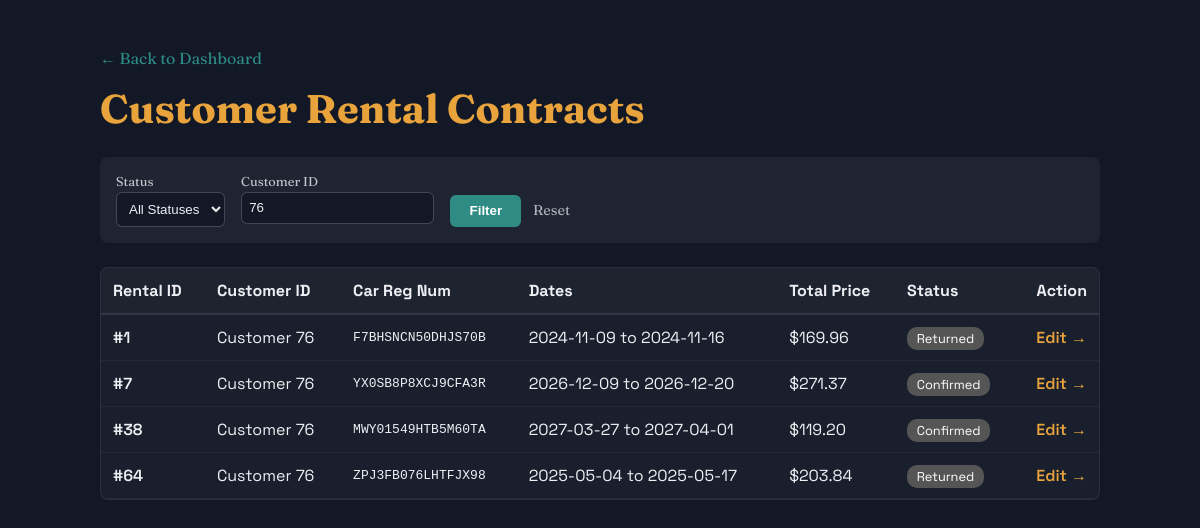
Page /enterprise/rentals?customer_id=76 on the committed database.
### tables this page shows
CREATE TABLE rentals (
        id INTEGER PRIMARY KEY AUTOINCREMENT,
        customer_id INTEGER NOT NULL,
        car_reg_num TEXT NOT NULL,
        start_date TEXT NOT NULL,
        end_date TEXT NOT NULL,
        total_price REAL NOT NULL,
        status TEXT NOT NULL,
        FOREIGN KEY (car_reg_num) REFERENCES vehicles (reg_num),
        FOREIGN KEY (customer_id) REFERENCES customers (id)
    );

### car_rental/routes/enterprise.py (the view)
@enterprise_bp.route("/rentals", methods=["GET"])
def rental_list():
    status = request.args.get("status", "")
    customer_id = request.args.get("customer_id", "")
    query_params = {}
    if status:
        query_params["status"] = status
    if customer_id:
        try:
            query_params["customer_id"] = int(customer_id)
        except ValueError:
            query_params["customer_id"] = customer_id
    rentals = db.load_reservations(parameters=query_params if query_params else None)
    return render_template(
        "enterprise/rental_list.html",
        rentals=rentals,
        selected_status=status,
        selected_customer_id=customer_id
    )

### car_rental/database.py (called while the page is built)
    def _load(self, table: str, parameters: Optional[dict[str, Any]] = None) -> list[dict]:
        query = f"SELECT * FROM {table}"
        values = ()
        if parameters:
            conditions = " AND ".join(f"{key} = ?" for key in parameters)
            query += f" WHERE {conditions}"
            values = tuple(parameters.values())
        cur = self.conn.execute(query, values)
        return [dict(row) for row in cur.fetchall()]

    def load_reservations(self, parameters: Optional[dict[str, Any]] = None) -> list[dict]:
        return self._load("rentals", parameters)

### car_rental/templates/enterprise/rental_list.html (shortened to what this page needs)
{% extends "base.html" %}
{% block content %}
<main class="placeholder placeholder--enterprise" style="justify-content: flex-start; padding: 3rem 1.5rem;">
  <div style="max-width: 1000px; width: 100%; margin: 0 auto; text-align: left;">
    <a href="{{ url_for('enterprise.dashboard') }}" style="color: var(--enterprise-accent-soft); display: inline-block; margin-bottom: 1rem;">← Back to Dashboard</a>
    <h1 style="color: var(--enterprise-accent); margin-bottom: 1.5rem;">Customer Rental Contracts</h1>
    <form method="GET" action="{{ url_for('enterprise.rental_list') }}" style="display: flex; gap: 1rem; flex-wrap: wrap; background: rgba(255,255,255,0.05); padding: 1rem; border-radius: 8px; margin-bottom: 1.5rem;">
      <div>
        <label style="display: block; font-size: 0.8rem; opacity: 0.8; margin-bottom: 0.2rem;">Status</label>
        <select name="status" style="padding: 0.5rem; border-radius: 6px; background: var(--enterprise-bg); color: var(--enterprise-ink); border: 1px solid rgba(255,255,255,0.2);">
          <option value="">All Statuses</option>
        </select>
      </div>
      <div>
        <label style="display: block; font-size: 0.8rem; opacity: 0.8; margin-bottom: 0.2rem;">Customer ID</label>
        <input type="text" name="customer_id" value="{{ selected_customer_id }}" placeholder="e.g. 1" style="padding: 0.45rem; border-radius: 6px; background: var(--enterprise-bg); color: var(--enterprise-ink); border: 1px solid rgba(255,255,255,0.2);">
      </div>
      <div style="align-self: flex-end;">
        <button type="submit" style="background: var(--enterprise-accent-soft); color: white; border: none; padding: 0.55rem 1.2rem; border-radius: 6px; font-weight: 600; cursor: pointer;">Filter</button>
        <a href="{{ url_for('enterprise.rental_list') }}" style="margin-left: 0.5rem; color: var(--enterprise-ink); opacity: 0.7; font-size: 0.9rem;">Reset</a>
      </div>
    </form>
    <div style="overflow-x: auto; background: rgba(255,255,255,0.03); border-radius: 8px; border: 1px solid rgba(255,255,255,0.08);">
      <table style="width: 100%; border-collapse: collapse; font-family: var(--font-ui);">
        <thead>
          <tr style="border-bottom: 2px solid rgba(255,255,255,0.1); text-align: left; background: rgba(255,255,255,0.02);">
            <th style="padding: 0.75rem;">Rental ID</th>
            <th style="padding: 0.75rem;">Customer ID</th>
            <th style="padding: 0.75rem;">Car Reg Num</th>
            <th style="padding: 0.75rem;">Dates</th>
            <th style="padding: 0.75rem;">Total Price</th>
            <th style="padding: 0.75rem;">Status</th>
            <th style="padding: 0.75rem; text-align: right;">Action</th>
          </tr>
        </thead>
        <tbody>
          {% if rentals %}
            {% for r in rentals %}
              <tr style="border-bottom: 1px solid rgba(255,255,255,0.05);">
                <td style="padding: 0.75rem; font-weight: 600;">#{{ r.id }}</td>
                <td style="padding: 0.75rem;">Customer {{ r.customer_id }}</td>
                <td style="padding: 0.75rem; font-family: monospace;">{{ r.car_reg_num }}</td>
                <td style="padding: 0.75rem;">{{ r.start_date }} to {{ r.end_date }}</td>
                <td style="padding: 0.75rem;">${{ "%.2f"|format(r.total_price) }}</td>
                <td style="padding: 0.75rem;">
                  <span style="padding: 0.2rem 0.6rem; border-radius: 10px; font-size: 0.8rem; background: {{ '#2E8C85' if r.status == 'active' else '#555' }}; color: white;">
                    {{ r.status|capitalize }}
                  </span>
                </td>
                <td style="padding: 0.75rem; text-align: right;">
                  <a href="{{ url_for('enterprise.rental_detail', rental_id=r.id) }}" style="color: var(--enterprise-accent); font-weight: 600;">Edit →</a>
                </td>
              </tr>
            {% endfor %}
          {% else %}
            <tr><td colspan="7" style="padding: 1.5rem; text-align: center; opacity: 0.7;">No rentals match the filters.</td></tr>
          {% endif %}
        </tbody>
      </table>
    </div>
  </div>
</main>
{% endblock %}

### car_rental/static/css/style.css (style rules this page uses)
:root { --customer-bg: #F6ECD9; --customer-ink: #2E1B14; --customer-accent: #7A2E3B; --customer-accent-soft: #C96E7A; --enterprise-bg: #121826; --enterprise-ink: #EDEFF3; --enterprise-accent: #E8A33D; --enterprise-accent-soft: #2E8C85; --font-display: "Fraunces", Georgia, serif; --font-ui: "Space Grotesk", "Segoe UI", sans-serif; }
* { box-sizing: border-box; }
body { margin: 0; font-family: var(--font-ui); background: var(--customer-bg); }
a { text-decoration: none; color: inherit; }
.placeholder { position: relative; min-height: 100vh; display: flex; flex-direction: column; align-items: center; justify-content: center; gap: 0.5rem; font-family: var(--font-display); text-align: center; }
.placeholder--enterprise { background: var(--enterprise-bg); color: var(--enterprise-ink); }
.placeholder h1 { font-size: 2.5rem; margin: 0; }

### rows in the picture
rentals: id "1", customer_id "76", car_reg_num "F7BHSNCN50DHJS70B", start_date "2024-11-09", end_date "2024-11-16", total_price "169.96", status "Returned"
rentals: id "7", customer_id "76", car_reg_num "YX0SB8P8XCJ9CFA3R", start_date "2026-12-09", end_date "2026-12-20", total_price "271.37", status "Confirmed"
rentals: id "38", customer_id "76", car_reg_num "MWY01549HTB5M60TA", start_date "2027-03-27", end_date "2027-04-01", total_price "119.20", status "Confirmed"
rentals: id "64", customer_id "76", car_reg_num "ZPJ3FB076LHTFJX98", start_date "2025-05-04", end_date "2025-05-17", total_price "203.84", status "Returned"
